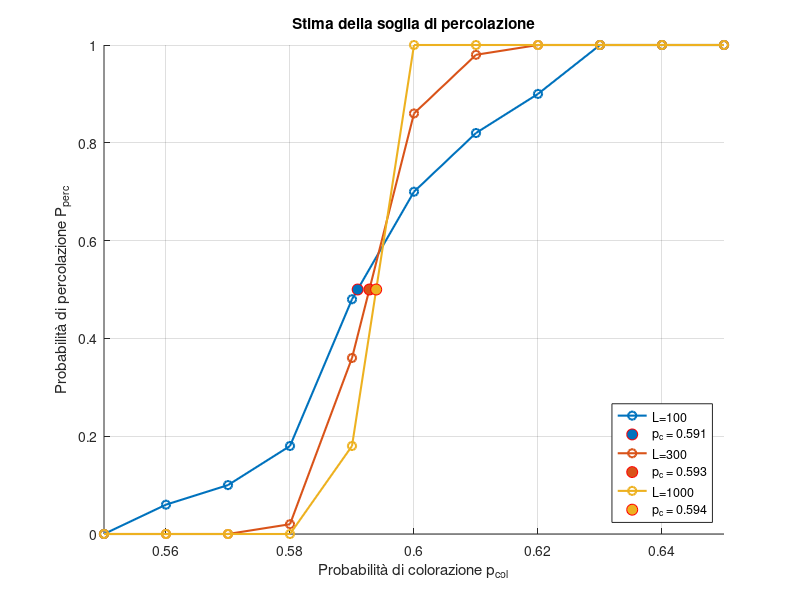

Recreate this plot in MATLAB.
load("stats_perc_thr.mat");
probs = 0.55:0.01:0.65;
dims = [100; 300; 1000];

figure; hold on; grid on;
colors = lines(length(dims));  % palette colori distinta per ogni L

for d = 1:length(dims)

    perc = meanTB(d,:);  % curva di percolazione TB per dimensione d
    
    % Rimuovi duplicati
    [perc_unique, ia] = unique(perc);
    prob_unique = probs(ia);

    % Interpolazione spline
    if length(perc_unique) >= 2
        p_c = interp1(perc_unique, prob_unique, 0.5, 'linear');
        fprintf("Soglia stimata di percolazione (spline) per L=%d: p_c = %.4f\n", dims(d), p_c);

        % Plot curva
        plot(probs, perc, '-o', 'DisplayName', sprintf('L=%d', dims(d)), ...
            'Color', colors(d,:), 'LineWidth', 1.5);

        % Punto rosso sulla soglia stimata
        plot(p_c, 0.5, 'ro',  'DisplayName', sprintf('p_{c} = %.3f', p_c) , ...
            'MarkerSize', 8, 'MarkerFaceColor',  colors(d,:));

    else
        fprintf("Dati insufficienti per stimare p_c per L=%d\n", dims(d));
    end

end

xlabel('Probabilità di colorazione p_{col}');
ylabel('Probabilità di percolazione P_{perc}');
title('Stima della soglia di percolazione');
legend('Location','southeast');
xlim([min(probs), max(probs)]);
ylim([0 1]);

saveas(gcf, 'out/percolation_threshold.png');